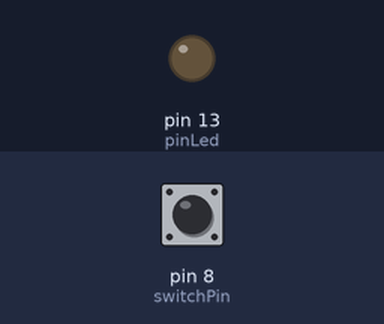
The sketch below on a simulated Arduino Uno, built with avr-gcc and run on an emulated ATmega328P. On the bench: output pins drawn as LEDs (lit = HIGH). Inputs (shaded band) come from the test bench; at power-on: pin 8 (switchPin) LOW.

Above: at 1.2 s.
1.3 s: pin 8 (switchPin) pulled HIGH for 3.2 s
At 5.2 s:
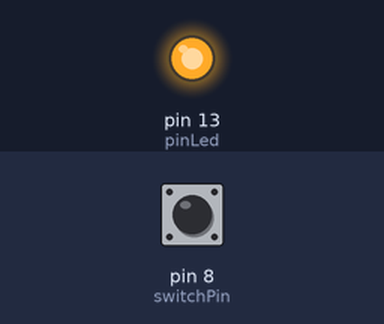
6.0 s: pin 8 (switchPin) pulled HIGH for 0.15 s
At 6.5 s:
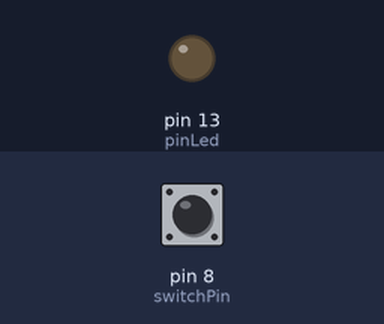
Timing chart, 0 to 9.0 s (numbered marks = the images above; inputs shaded):
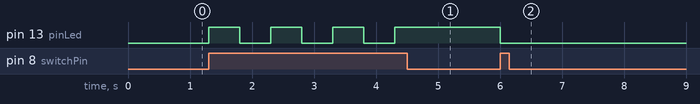

Measured:
- after the input at 1.3 s, pin 13 (pinLed): alternates HIGH for 0.50 s and LOW for 0.50 s, 7 changes in all, then stays HIGH, starting at once
- after the input at 6.0 s, pin 13 (pinLed): HIGH → LOW at once

The sketch:

ButtonState.ino
```cpp
/* Program: ButtonState
 * Author: Anton Liloi Moskalenko
*/

int pinLed = 13;
int switchPin = 8;
bool isButtonEnabled = false;

void setup()
{
  pinMode(pinLed, OUTPUT);
  pinMode(switchPin, INPUT);
}

void loop()
{
  if(digitalRead(switchPin) == HIGH)
  {
    digitalWrite(pinLed, isButtonEnabled ? LOW : HIGH);
    isButtonEnabled = !isButtonEnabled;
    delay(500);
  }
}
```
